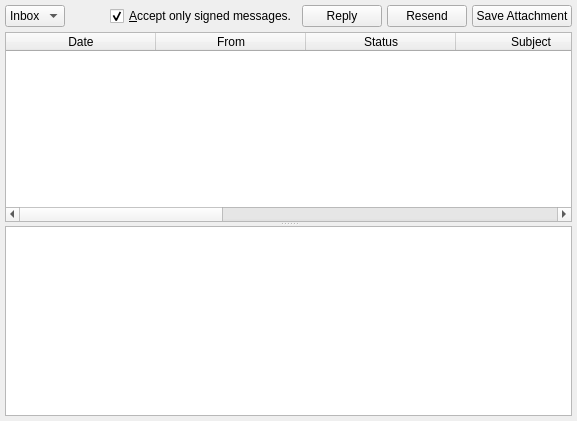
              <widget class="QWidget" name="tab_4">
               <attribute name="title">
                <string>&amp;Read</string>
               </attribute>
               <layout class="QVBoxLayout" name="verticalLayout_29">
                <property name="spacing">
                 <number>5</number>
                </property>
                <property name="margin">
                 <number>5</number>
                </property>
                <item>
                 <layout class="QHBoxLayout" name="horizontalLayout_38">
                  <property name="spacing">
                   <number>5</number>
                  </property>
                  <item>
                   <widget class="QComboBox" name="folder">
                    <property name="sizeAdjustPolicy">
                     <enum>QComboBox::AdjustToContents</enum>
                    </property>
                    <item>
                     <property name="text">
                      <string>Inbox</string>
                     </property>
                    </item>
                    <item>
                     <property name="text">
                      <string>Sent</string>
                     </property>
                    </item>
                    <item>
                     <property name="text">
                      <string>Trash</string>
                     </property>
                    </item>
                   </widget>
                  </item>
                  <item>
                   <spacer name="horizontalSpacer_32">
                    <property name="orientation">
                     <enum>Qt::Horizontal</enum>
                    </property>
                    <property name="sizeHint" stdset="0">
                     <size>
                      <width>40</width>
                      <height>20</height>
                     </size>
                    </property>
                   </spacer>
                  </item>
                  <item>
                   <widget class="QCheckBox" name="emailAcceptSigned">
                    <property name="text">
                     <string>&amp;Accept only signed messages.</string>
                    </property>
                    <property name="checked">
                     <bool>true</bool>
                    </property>
                   </widget>
                  </item>
                  <item>
                   <widget class="QPushButton" name="reply">
                    <property name="text">
                     <string>Reply</string>
                    </property>
                   </widget>
                  </item>
                  <item>
                   <widget class="QPushButton" name="resend">
                    <property name="text">
                     <string>Resend</string>
                    </property>
                   </widget>
                  </item>
                  <item>
                   <widget class="QPushButton" name="saveAttachment">
                    <property name="text">
                     <string>Save Attachment</string>
                    </property>
                   </widget>
                  </item>
                 </layout>
                </item>
                <item>
                 <widget class="QSplitter" name="readVerticalSplitter">
                  <property name="orientation">
                   <enum>Qt::Vertical</enum>
                  </property>
                  <widget class="QTableWidget" name="mail">
                   <property name="alternatingRowColors">
                    <bool>true</bool>
                   </property>
                   <property name="selectionBehavior">
                    <enum>QAbstractItemView::SelectRows</enum>
                   </property>
                   <property name="horizontalScrollMode">
                    <enum>QAbstractItemView::ScrollPerPixel</enum>
                   </property>
                   <property name="sortingEnabled">
                    <bool>true</bool>
                   </property>
                   <attribute name="horizontalHeaderDefaultSectionSize">
                    <number>150</number>
                   </attribute>
                   <attribute name="horizontalHeaderStretchLastSection">
                    <bool>true</bool>
                   </attribute>
                   <column>
                    <property name="text">
                     <string>Date</string>
                    </property>
                   </column>
                   <column>
                    <property name="text">
                     <string>From</string>
                    </property>
                   </column>
                   <column>
                    <property name="text">
                     <string>Status</string>
                    </property>
                   </column>
                   <column>
                    <property name="text">
                     <string>Subject</string>
                    </property>
                   </column>
                   <column>
                    <property name="text">
                     <string>Attachment(s)</string>
                    </property>
                   </column>
                   <column>
                    <property name="text">
                     <string>goldbug</string>
                    </property>
                   </column>
                   <column>
                    <property name="text">
                     <string>message</string>
                    </property>
                   </column>
                   <column>
                    <property name="text">
                     <string>message_digest</string>
                    </property>
                   </column>
                   <column>
                    <property name="text">
                     <string>receiver_sender_hash</string>
                    </property>
                   </column>
                   <column>
                    <property name="text">
                     <string>OID</string>
                    </property>
                   </column>
                  </widget>
                  <widget class="QTextBrowser" name="mailMessage">
                   <property name="tabChangesFocus">
                    <bool>true</bool>
                   </property>
                   <property name="textInteractionFlags">
                    <set>Qt::LinksAccessibleByMouse|Qt::TextSelectableByKeyboard|Qt::TextSelectableByMouse</set>
                   </property>
                   <property name="openLinks">
                    <bool>false</bool>
                   </property>
                  </widget>
                 </widget>
                </item>
               </layout>
              </widget>
